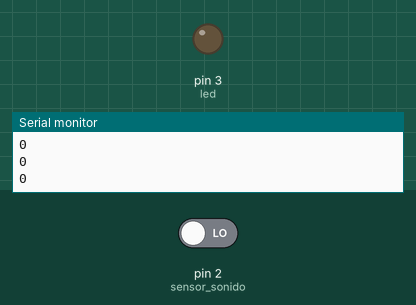
A sketch run on a simulated Arduino Uno, built with avr-gcc and run on an emulated ATmega328P. Parts: output pins drawn as LEDs (lit = HIGH), the last lines printed to the serial monitor. Dashed ring = blinking. The test bench sets the inputs (shaded band); at power-on: pin 2 (sensor_sonido) LOW.

Above: at 1.2 s.
1.3 s: pin 2 (sensor_sonido) driven HIGH
At 1.55 s:
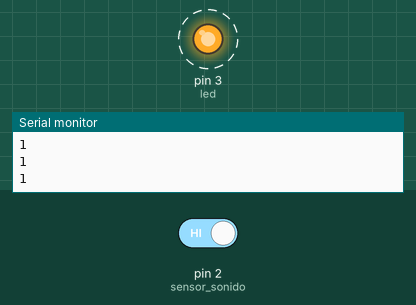
4.3 s: pin 2 (sensor_sonido) driven LOW
At 4.3 s:
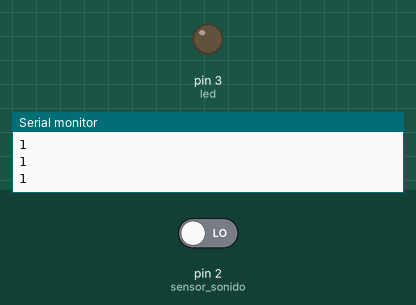
Timing chart, 0 to 7.3 s (numbered marks = the images above; inputs shaded):
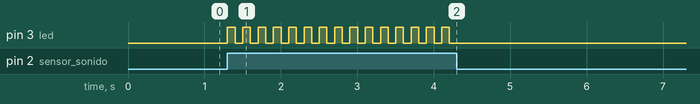

Measured:
- after the input at 1.3 s, pin 3 (led): alternates HIGH for 0.10 s and LOW for 0.10 s, starting at once
- after the input at 4.3 s, pin 3 (led): stops changing and stays LOW

The sketch:

sensor_sonido.ino
```cpp
int sensor_sonido = 2;
int valor;
int led = 3;
int estado;


void setup() {
  pinMode(sensor_sonido, INPUT);
  pinMode(led, OUTPUT);
  digitalWrite(led, LOW);
  Serial.begin(9600);

}

void loop() {
  valor = digitalRead(sensor_sonido);
  Serial.println(valor);

  estado = digitalRead(led);

  if(valor == HIGH){
    digitalWrite(led, !estado);
  }

  delay(100);
}
```
